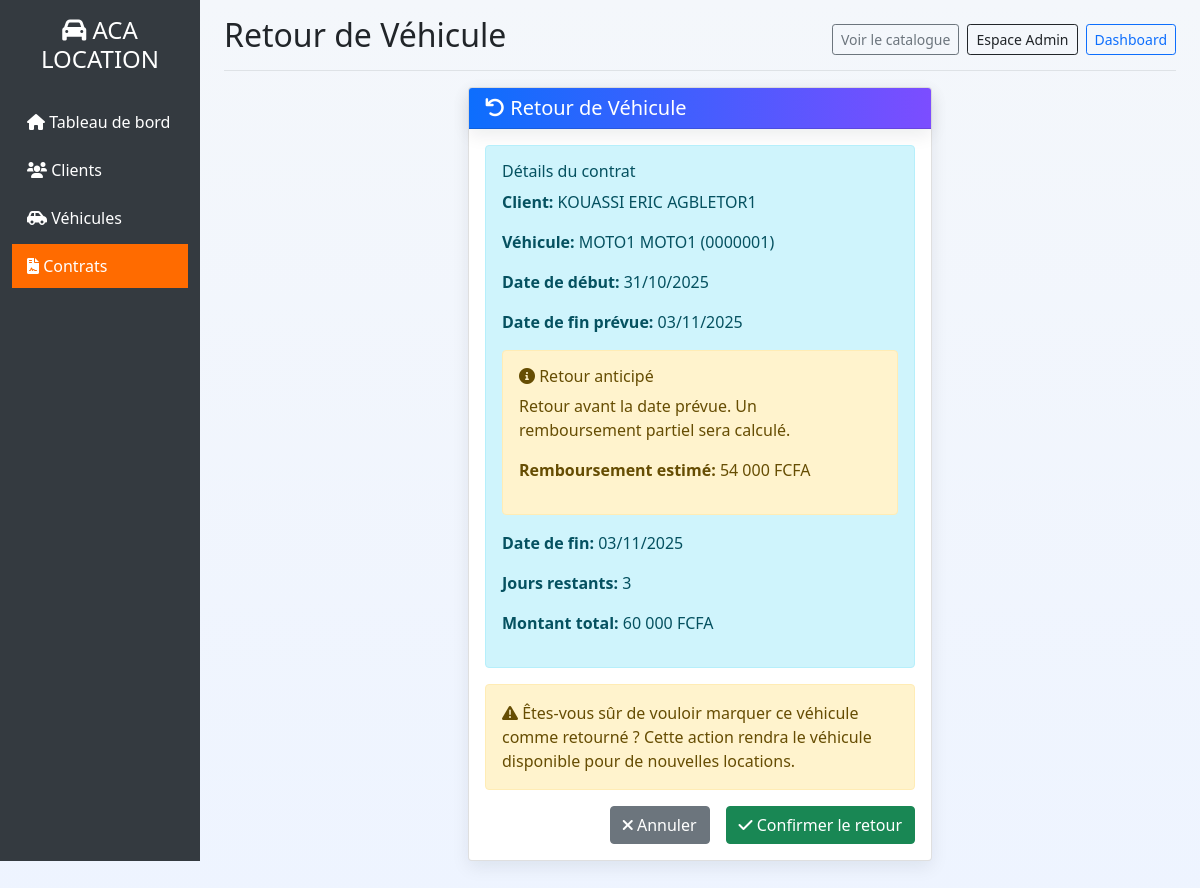
The app's page /contrats/9/retour/ (signed in) with its own data.
### gestion/models.py (models this page shows, shortened)
class Contrat(models.Model):
    STATUT_CHOICES = [
        ('actif', 'Actif'),
        ('termine', 'Terminé'),
        ('en_retard', 'En retard'),
        ('rompu', 'Rompu'),
    ]
    MODE_PAIEMENT = [
        ('carte', 'Carte bancaire'),
        ('virement', 'Virement'),
        ('especes', 'Espèces'),
        ('cheque', 'Chèque'),
        ('mobile', 'Paiement mobile'),
    ]
    client = models.ForeignKey(Client, on_delete=models.CASCADE)
    vehicule = models.ForeignKey(Vehicule, on_delete=models.CASCADE)
    date_creation = models.DateTimeField(auto_now_add=True)
    date_debut = models.DateField()
    date_fin = models.DateField(blank=True, null=True)
    nb_jours = models.IntegerField(validators=[MinValueValidator(1)])
    montant_total = models.DecimalField(max_digits=10, decimal_places=2, blank=True, null=True)
    statut = models.CharField(max_length=20, choices=STATUT_CHOICES, default='actif')
    mode_paiement = models.CharField(max_length=20, choices=MODE_PAIEMENT, default='especes')
    details_paiement = models.JSONField(blank=True, null=True)
    def jours_restants(self):
        aujourdhui = timezone.now().date()
        if aujourdhui > self.date_fin:
            return 0
        return (self.date_fin - aujourdhui).days
    def est_en_retard(self):
        return self.date_fin < timezone.now().date() and self.statut == 'actif'
    def calculer_remboursement(self, date_retour):
        if date_retour is None:
            return 0
        if hasattr(date_retour, 'date'):
            date_retour = date_retour.date()
        if date_retour >= self.date_fin:
            return 0
        if date_retour <= self.date_debut:
            montant_total = float(self.montant_total)
            remboursement = montant_total * 0.9
            return round(max(remboursement, 0), 2)
    class Meta:
        verbose_name = "Contrat"
        verbose_name_plural = "Contrats"

class Client(models.Model):
    nom = models.CharField(max_length=100)
    prenom = models.CharField(max_length=100)
    telephone = models.CharField(max_length=20)
    email = models.EmailField(blank=True, null=True)
    date_creation = models.DateTimeField(auto_now_add=True)
    def __str__(self):
        return f"{self.prenom} {self.nom}"
    class Meta:
        verbose_name = "Client"
        verbose_name_plural = "Clients"

class Vehicule(models.Model):
    TYPE_VEHICULE = [
        ('voiture', 'Voiture'),
        ('moto', 'Moto'),
    ]
    type_vehicule = models.CharField(max_length=20, choices=TYPE_VEHICULE)
    marque = models.CharField(max_length=100)
    modele = models.CharField(max_length=100)
    annee = models.IntegerField()
    immatriculation = models.CharField(max_length=20, unique=True)
    prix_journalier = models.DecimalField(max_digits=10, decimal_places=2, validators=[MinValueValidator(0)])
    cylindree = models.IntegerField(blank=True, null=True)
    nombre_portes = models.IntegerField(blank=True, null=True)
    disponible = models.BooleanField(default=True)
    image = models.ImageField(upload_to='vehicules/', blank=True, null=True)
    date_ajout = models.DateTimeField(auto_now_add=True)
    def __str__(self):
        return f"{self.marque} {self.modele} ({self.immatriculation})"
    class Meta:
        verbose_name = "Véhicule"
        verbose_name_plural = "Véhicules"
        ordering = ['-date_ajout']
    class Meta:
        verbose_name = "Véhicule"
        verbose_name_plural = "Véhicules"

### gestion/views.py (the view, shortened to what this page needs)
# urls.py: path('contrats/<int:id>/retour/', views.retour_contrat, name='retour_contrat'),
@staff_member_required
def retour_contrat(request, id):
    contrat = get_object_or_404(Contrat, id=id)
    today = timezone.now().date()
    remboursement = None
    try:
        jours_restants = contrat.jours_restants()
    except Exception:
        jours_restants = None
    if today < (contrat.date_fin or today):
        try:
            remboursement = contrat.calculer_remboursement(timezone.now())
        except Exception:
            remboursement = None
    return render(request, 'gestion/contrats/retour.html', {
        'contrat': contrat,
        'today': today,
        'remboursement': remboursement,
        'jours_restants': jours_restants,
    })

### gestion/templatetags/currency.py (called while the page is built)
@register.filter(is_safe=True)
def format_fcfa(value):
    if value is None:
        return ''
    try:
        val = float(value)
    except Exception:
        try:
            val = float(str(value))
        except Exception:
            return ''
    if val.is_integer():
        formatted = f"{int(val):,}".replace(',', ' ')
        return f"{formatted} FCFA"
    else:
        formatted = f"{val:,.2f}".replace(',', ' ')
        return f"{formatted} FCFA"

### gestion/templates/gestion/contrats/retour.html (shortened to what this page needs)
{% extends 'gestion/base.html' %}
{% load currency %}
{% block page_title %}Retour de Véhicule{% endblock %}
{% block content %}
<div class="row justify-content-center">
    <div class="col-md-6">
        <div class="card">
            <div class="card-header bg-success text-white">
                <h5 class="mb-0"><i class="fas fa-undo"></i> Retour de Véhicule</h5>
            </div>
            <div class="card-body">
                <div class="alert alert-info">
                    <h6>Détails du contrat</h6>
                    <p><strong>Client:</strong> {{ contrat.client }}</p>
                    <p><strong>Véhicule:</strong> {{ contrat.vehicule }}</p>
                    <p><strong>Date de début:</strong> {{ contrat.date_debut|date:"d/m/Y" }}</p>
                    <p><strong>Date de fin prévue:</strong> {{ contrat.date_fin|date:"d/m/Y" }}</p>
                    {% if contrat.est_en_retard %}
                    <div class="alert alert-danger">
                        <h6><i class="fas fa-exclamation-triangle"></i> Retard</h6>
                        <p>Ce contrat est en retard. Des pénalités seront appliquées.</p>
                        <p><strong>Pénalités estimées:</strong> {{ contrat.calculer_penalites|format_fcfa }}</p>
                    </div>
                    {% elif today < contrat.date_fin %}
                    <div class="alert alert-warning">
                        <h6><i class="fas fa-info-circle"></i> Retour anticipé</h6>
                        <p>Retour avant la date prévue. Un remboursement partiel sera calculé.</p>
                        {% if remboursement %}
                        <p><strong>Remboursement estimé:</strong> {{ remboursement|format_fcfa }}</p>
                        {% endif %}
                    </div>
                    {% endif %}
                    <p><strong>Date de fin:</strong> {{ contrat.date_fin|date:"d/m/Y" }}</p>
                    <p><strong>Jours restants:</strong> {% if jours_restants is not None %}{{ jours_restants }}{% else %}-{% endif %}</p>
                    <p><strong>Montant total:</strong> {{ contrat.montant_total|format_fcfa }}</p>
                </div>
                <form method="post">
                    <div class="alert alert-warning">
                        <i class="fas fa-exclamation-triangle"></i>
                        Êtes-vous sûr de vouloir marquer ce véhicule comme retourné ?
                        Cette action rendra le véhicule disponible pour de nouvelles locations.
                    </div>
                    <div class="d-grid gap-2 d-md-flex justify-content-md-end">
                        <a href="{% url 'liste_contrats' %}" class="btn btn-secondary me-md-2">
                            <i class="fas fa-times"></i> Annuler
                        </a>
                        <button type="submit" class="btn btn-success">
                            <i class="fas fa-check"></i> Confirmer le retour
                        </button>
                    </div>
                </form>
            </div>
        </div>
    </div>
</div>
{% endblock %}

### static/css/theme.css (style rules this page uses)
:root { --primary: #0d6efd; --accent: #7c4dff; --muted: #6c757d; --bg: #f4f7fb; --card: #ffffff; --success: #198754; --danger: #dc3545; --radius: 12px; --shadow: 0 6px 18px rgba(16,24,40,0.08); --glass: rgba(255,255,255,0.6); --glass-border: rgba(124,77,255,0.08); }
body { background: linear-gradient(180deg, var(--bg), #eef4ff); color: #162447; font-family: "Inter", system-ui, -apple-system, "Segoe UI", Roboto, "Helvetica Neue", Arial; -webkit-font-smoothing: antialiased; -moz-osx-font-smoothing: grayscale; padding-bottom: 40px; }
.navbar, .card-header { background: linear-gradient(90deg, var(--primary), var(--accent)); color: white !important; border-radius: 8px; box-shadow: var(--shadow); }
.card { border: none; border-radius: var(--radius); background: var(--card); box-shadow: var(--shadow); }

### gestion/templates/gestion/base.html (style rules this page uses)
:root { --primary-color: #ff6b00; --primary-dark: #e55a00; --light-bg: #f8f9fa; }

### records on screen
Contrat: client "KOUASSI ERIC AGBLETOR1", vehicule "MOTO1 MOTO1 (0000001)", date_debut "31/10/2025", date_fin "03/11/2025", montant_total "60 000 FCFA"

### other values on screen
{{ remboursement|format_fcfa }} "54 000 FCFA"
{{ jours_restants }} "3"
